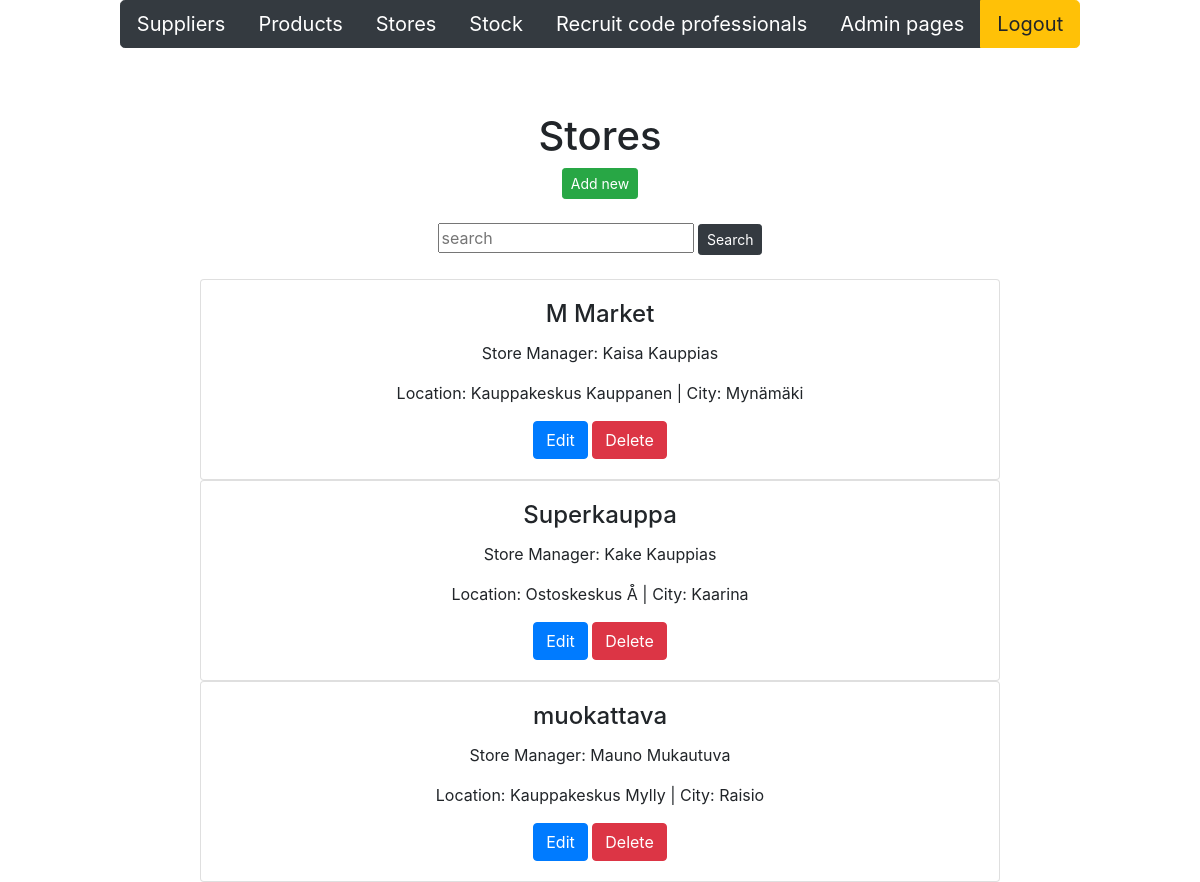
The page /stores/ (signed in) on the database as committed earlier.
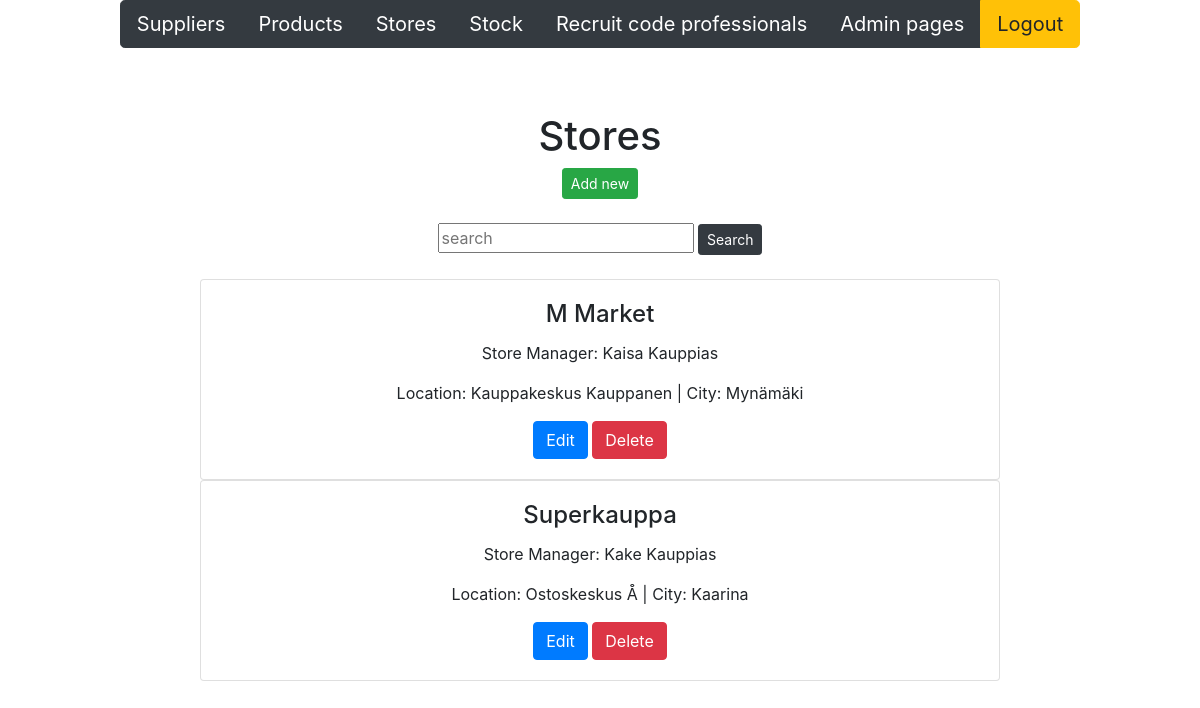
The same page on the database as committed later.
### app/models.py (models this page shows, shortened)
class Store(models.Model):
    storename = models.CharField(max_length = 50, default="kauppa")
    storemanager = models.CharField(max_length = 50, default="henkilö")
    location = models.CharField(max_length = 100, default="sijainti")
    city = models.CharField(max_length = 30, default="kaupunki")

### app/views.py (the view)
# urls.py: path('stores/', storelistview),
def storelistview(request):
    if not request.user.is_authenticated:
        return render(request, 'loginpage.html')
    else:
        storelist = Store.objects.all()
        context = {'stores': storelist}
        return render (request,"storelist.html",context)

### app/templates/storelist.html (shortened to what this page needs)
{% extends 'index.html' %}
{% block content %}
<br>
<br>
<h1>Stores</h1>
<button id="add-btn" class="btn btn-success btn-sm" onclick="showaddform()">Add new</button>
<br>
<br>
<form method="post" action="/search-stores/">
    <input class="card-text" class="card-text" type="text" placeholder="search" name="search">
    <input type="submit" value="Search" class="btn btn-dark btn-sm" name="">
</form>
<br>
{% for k in stores %}
<div class="card" style="width:50rem;">
    <div class="card-body">
        <h4 class="card-title">{{k.storename}}</h4>
        <p class="card-text">Store Manager: {{k.storemanager}}</p>
        <p class="card-text">Location: {{k.location}} | City: {{k.city}} </p>
        <a href="/edit-store-get/{{k.id}}/" class="btn btn-primary">Edit</a>
        <a href="/confirm-delete-store/{{k.id}}/" class="btn btn-danger">Delete</a>
    </div>
</div>
{% empty %}
<div class="card" style="width: 50rem;">
    <div class="card-body">
        <p class="card-text">No stores found in the database </p>
    </div>
</div>
{% endfor %}
{% endblock %}

Rows that differ between the two databases and show on the page:
removed Store: storename "muokattava", storemanager "Mauno Mukautuva", location "Kauppakeskus Mylly", city "Raisio"
